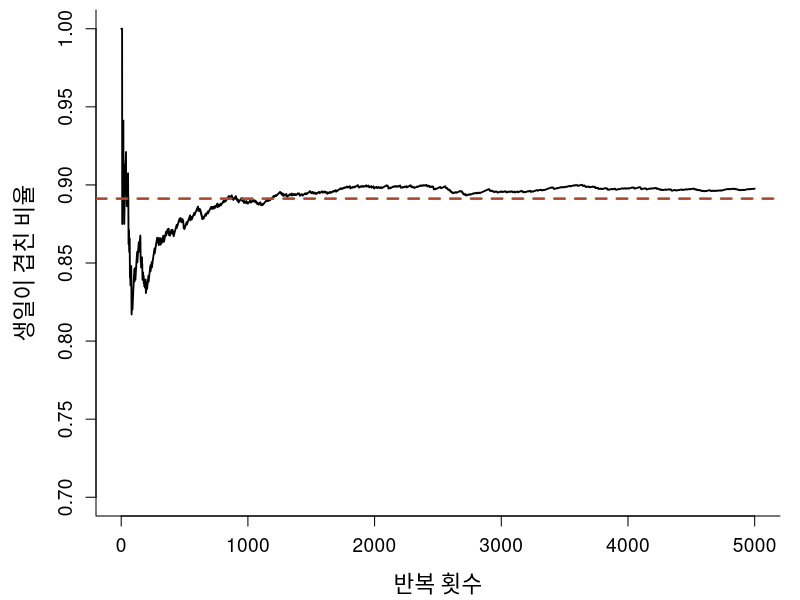

Write the R code that produced this figure. (Note: this script raises an error after producing the figure.)
## ---- chunk 1
library(knitr)

# 슬라이드는 폭이 좁다. 출력 폭을 46자로 접는다.
options(linewidth = 46, width = 46)
hook_output <- knitr::knit_hooks$get("output")
knit_hooks$set(output = function(x, options) {
  if (!is.null(n <- options$linewidth)) {
    x <- knitr:::split_lines(x)
    if (any(nchar(x) > n)) x <- strwrap(x, width = n)
    x <- paste(x, collapse = "\n")
  }
  hook_output(x, options)
})
f2 <- function(x) format(x, big.mark = ",", scientific = FALSE)
## ---- chunk 2
has_shared_birthday <- function(n) {
  birthdays <- sample(1:365, n,
                      replace = TRUE)
  any(duplicated(birthdays))  # 겹침이 있는가
}

set.seed(2026)
has_shared_birthday(40)
has_shared_birthday(40)
## ---- chunk 3
set.seed(2026)
result <- replicate(10000,
                    has_shared_birthday(40))
mean(result)
## ---- chunk 4
exact_birthday <- function(n)
  1 - prod((365 - 0:(n - 1)) / 365)
exact_birthday(40)
## ---- chunk 5
set.seed(2026)
ns <- c(10, 23, 30, 40, 50)
kable(data.frame(
  `사람 수` = ns,
  시뮬레이션 = sapply(ns, function(n) mean(replicate(10000, has_shared_birthday(n)))),
  이론값 = round(sapply(ns, exact_birthday), 4),
  check.names = FALSE), align = "r")
## ---- chunk 6
set.seed(2026)
result <- replicate(5000, has_shared_birthday(40))
running <- cumsum(result) / seq_along(result)
par(mar = c(4.2, 4.8, 0.5, 1), cex.lab = 1.35, cex.axis = 1.15)
plot(running, type = "l", ylim = c(0.7, 1), bty = "l", lwd = 1.8,
     xlab = "반복 횟수", ylab = "생일이 겹친 비율")
abline(h = exact_birthday(40), col = "#A64B32", lty = 2, lwd = 2.5)
## ---- chunk 7
set.seed(1)
Bs <- c(100, 1000, 10000, 100000)
mc <- t(sapply(Bs, function(B) {
  sec <- system.time(p <- mean(replicate(B, has_shared_birthday(40))))[["elapsed"]]
  c(p, abs(p - exact_birthday(40)), sqrt(p * (1 - p) / B), sec)
}))
kable(data.frame(B = f2(Bs),
                 추정값 = sprintf("%.4f", mc[, 1]),
                 실제오차 = sprintf("%.4f", mc[, 2]),
                 표준오차 = sprintf("%.4f", mc[, 3]),
                 `시간(초)` = sprintf("%.3f", mc[, 4]),
                 check.names = FALSE), align = "r")
## ---- chunk 8
set.seed(2026); runif(3)
set.seed(2026); runif(3)  # 같은 수열
runif(3)                  # 이어서 다음 수
## ---- chunk 9
sapply(1:5, function(s) {
  set.seed(s)
  mean(replicate(10000,
                 has_shared_birthday(40)))
})
## ---- chunk 10
set.seed(2026)
B <- 100000
die1 <- sample(1:6, B, replace = TRUE)
die2 <- sample(1:6, B, replace = TRUE)
prize <- ifelse(die1 == die2, 10000, -5000)

mean(die1 == die2)   # 이론값 1/6
mean(prize)          # 이론값 -2500
## ---- chunk 11
sample(1:6, 10)   # 6개에서 10개를 비복원으로?

set.seed(3)
sample(1:6, 6)    # 오류는 없음
## ---- chunk 12
matching_game <- function(n_cards) {
  deck <- sample(1:n_cards)
  any(deck == 1:n_cards)
}
## ---- chunk 13
set.seed(2027)
mean(replicate(10000, matching_game(13)))
## ---- chunk 14
exact_matching <- function(n) 1 - sum((-1)^(0:n) / factorial(0:n))
set.seed(2033)
ns <- c(2, 3, 5, 13, 52)
kable(data.frame(
  `카드 수` = ns,
  시뮬레이션 = sapply(ns, function(n) mean(replicate(20000, matching_game(n)))),
  이론값 = round(sapply(ns, exact_matching), 4),
  check.names = FALSE), align = "r")
## ---- chunk 15
set.seed(7)
px <- runif(2000); py <- runif(2000)
inside <- px^2 + py^2 <= 1
par(mar = c(3, 3, 0.5, 0.5), cex.axis = 1.1)
plot(px, py, pch = 16, cex = 0.55, asp = 1, bty = "n", xlab = "", ylab = "",
     col = ifelse(inside, "#1F6F7A", "grey70"))
curve(sqrt(1 - x^2), 0, 1, add = TRUE, lwd = 2.5, col = "#A64B32")
## ---- chunk 16
estimate_pi <- function(n) {
  x <- runif(n)              # 가로 좌표
  y <- runif(n)              # 세로 좌표
  4 * mean(x^2 + y^2 <= 1)   # 안에 든 비율의 4배
}
set.seed(2026)
estimate_pi(1000)
## ---- chunk 17
set.seed(2026)
ns <- 10^(2:7)
est <- sapply(ns, estimate_pi)
kable(data.frame(`점의 수` = f2(ns), 추정값 = sprintf("%.5f", est),
                 `실제 오차` = sprintf("%.5f", abs(est - pi)),
                 `이론 표준오차` = sprintf("%.5f", 4 * sqrt((pi / 4) * (1 - pi / 4) / ns)),
                 check.names = FALSE), align = "r")
## ---- chunk 18
hit_pi_loop <- function(n) {
  hits <- 0
  for (i in 1:n) {
    xy <- runif(2)
    if (xy[1]^2 + xy[2]^2 <= 1) hits <- hits + 1
  }
  4 * hits / n
}
tt <- c(system.time(hit_pi_loop(1e6))[["elapsed"]],
        system.time(estimate_pi(1e6))[["elapsed"]])
kable(data.frame(방식 = c("하나씩 (for 문)", "한꺼번에 (벡터)"), 초 = sprintf("%.3f", tt)),
      align = "lr")
## ---- chunk 19
f <- function(x) 2 + cos(x + sin(atan(x)) + 3)
xs <- seq(0.5, 3.5, length.out = 400)
par(mar = c(3.5, 3.8, 0.5, 0.5), cex.axis = 1.05, cex.lab = 1.15)
plot(xs, f(xs), type = "n", ylim = c(0, 4), bty = "l", xlab = "x", ylab = "f(x)")
idx <- xs >= 1 & xs <= 3
polygon(c(1, xs[idx], 3), c(0, f(xs[idx]), 0), col = "#E8D8CE", border = NA)
lines(xs, f(xs), lwd = 2.5, col = "#A64B32")
rect(1, 0, 3, 4, lty = 2)
## ---- chunk 20
f <- function(x) 2 + cos(x + sin(atan(x)) + 3)
mc_mean <- function(n, a = 1, b = 3)
  (b - a) * mean(f(runif(n, a, b)))

set.seed(2026)
mc_mean(10000)
integrate(f, 1, 3)    # 수치적분으로 대조
## ---- chunk 21
mc_hit <- function(n, a = 1, b = 3, height = 4) {
  x <- runif(n, a, b)
  y <- runif(n, 0, height)
  height * (b - a) * mean(y <= f(x))
}
set.seed(2026)
hit <- replicate(1000, mc_hit(1000))
avg <- replicate(1000, mc_mean(1000))
## ---- chunk 22
par(mar = c(4.2, 7.2, 0.5, 1), cex.axis = 1.15, cex.lab = 1.2)
boxplot(list(적중법 = hit, 표본평균 = avg), horizontal = TRUE, las = 1,
        col = c("grey85", "#CFE3E5"), xlab = "넓이의 추정값 (점 1,000개로 1,000번)")
abline(v = integrate(f, 1, 3)$value, col = "#A64B32", lty = 2, lwd = 2)
## ---- chunk 23
kable(data.frame(방법 = c("적중법", "표본평균"),
                 평균 = sprintf("%.4f", c(mean(hit), mean(avg))),
                 표준편차 = sprintf("%.4f", c(sd(hit), sd(avg)))), align = "lrr")
## ---- chunk 24
buffon_pi <- function(n, l = 1, d = 2) {
  a <- runif(n, 0, d / 2)   # 중심에서 선까지
  theta <- runif(n, 0, pi)  # 바늘의 각
  p_hat <- mean(a <= (l / 2) * sin(theta))
  2 * l / (d * p_hat)
}
set.seed(2026)
buffon_pi(1e6)
## ---- chunk 25
knitr::include_graphics("figures/scheme-stat.jpg")
## ---- chunk 26
set.seed(2026)
xbar5 <- replicate(10000,
                   mean(rexp(5, rate = 1)))
c(평균 = mean(xbar5),
  표준편차 = sd(xbar5),
  이론값 = 1 / sqrt(5))
## ---- chunk 27
set.seed(2026)
op <- par(mfrow = c(1, 3), mar = c(4.2, 4.4, 2.6, 1), cex.main = 1.6, cex.lab = 1.3,
          cex.axis = 1.15)
for (n in c(1, 5, 30)) {
  xbar <- replicate(10000, mean(rexp(n, rate = 1)))
  hist(xbar, breaks = 50, freq = FALSE, col = "grey85", border = "white",
       main = paste0("n = ", n), xlab = "표본평균", ylab = "밀도")
  curve(dnorm(x, mean = 1, sd = 1 / sqrt(n)), add = TRUE, lwd = 2.5, col = "#A64B32")
}
par(op)
## ---- chunk 28
set.seed(2026)
m_exp <- replicate(10000, mean(rexp(30)))
m_ln <- replicate(10000, mean(rlnorm(30, meanlog = 0, sdlog = 1.5)))
ln_mean <- exp(1.5^2 / 2)
ln_sd <- sqrt((exp(1.5^2) - 1) * exp(1.5^2))
op <- par(mfrow = c(1, 2), mar = c(4, 4.4, 2.4, 1), cex.main = 1.4, cex.lab = 1.2,
          cex.axis = 1.05)
hist(m_exp, breaks = 50, freq = FALSE, col = "grey85", border = "white",
     main = "지수분포, n = 30", xlab = "표본평균", ylab = "밀도")
curve(dnorm(x, 1, 1 / sqrt(30)), add = TRUE, lwd = 2.5, col = "#A64B32")
hist(m_ln[m_ln < quantile(m_ln, 0.995)], breaks = 60, freq = FALSE, col = "grey85",
     border = "white", main = "로그정규분포, n = 30", xlab = "표본평균", ylab = "밀도")
curve(dnorm(x, ln_mean, ln_sd / sqrt(30)), add = TRUE, lwd = 2.5, col = "#A64B32")
par(op)
## ---- chunk 29
skewness <- function(x) mean(((x - mean(x)) / sd(x))^3)
set.seed(2026)
n_sizes <- c(5, 30, 100)
sk_exp <- sapply(n_sizes, function(n) skewness(replicate(10000, mean(rexp(n)))))
sk_ln <- sapply(n_sizes, function(n) {
  skewness(replicate(10000, mean(rlnorm(n, meanlog = 0, sdlog = 1.5))))
})
kable(data.frame(n = n_sizes, 지수분포 = sprintf("%.2f", sk_exp),
                 로그정규분포 = sprintf("%.2f", sk_ln)), align = "r")
## ---- chunk 30
mu <- 50; sigma <- 10; n <- 20   # 참값
ci_mean <- function(x, level = 0.95) {
  half <- qt(1 - (1 - level) / 2,
             df = length(x) - 1) *
          sd(x) / sqrt(length(x))
  c(lower = mean(x) - half,
    upper = mean(x) + half)
}
set.seed(2026)
x <- rnorm(n, mean = mu, sd = sigma)
ci_mean(x)
t.test(x)$conf.int[1:2]   # 내장 함수와 대조
## ---- chunk 31
set.seed(2026)
cis <- t(replicate(100, ci_mean(rnorm(n, mean = mu, sd = sigma))))
miss <- cis[, "lower"] > mu | cis[, "upper"] < mu
par(mar = c(4, 4.6, 0.5, 1), cex.lab = 1.3, cex.axis = 1.15)
plot(NULL, xlim = c(1, 100), ylim = range(cis), bty = "l", xlab = "반복", ylab = "95% 신뢰구간")
segments(1:100, cis[, "lower"], 1:100, cis[, "upper"], lwd = 2.4,
         col = ifelse(miss, "#A64B32", "grey60"))
abline(h = mu, lty = 2, lwd = 1.5)
## ---- chunk 32
set.seed(2026)
covered <- replicate(10000, {
  ci <- ci_mean(rnorm(n, mu, sigma))
  ci["lower"] <= mu && mu <= ci["upper"]
})
mean(covered)
## ---- chunk 33
set.seed(2026)
p_null <- replicate(10000, {
  a <- rnorm(30, mean = 100, sd = 20)
  b <- rnorm(30, mean = 100, sd = 20)
  t.test(a, b)$p.value
})
## ---- chunk 34
par(mar = c(4.2, 4.6, 0.5, 1), cex.lab = 1.3, cex.axis = 1.15)
hist(p_null, breaks = 20, col = "grey85", border = "white", main = "",
     xlab = "p-값", ylab = "빈도")
abline(v = 0.05, col = "#A64B32", lwd = 2.5)
## ---- chunk 35
sim_power <- function(n, d, B = 2000) {
  mean(replicate(B, t.test(rnorm(n, 0, 1), rnorm(n, d, 1))$p.value < 0.05))
}
set.seed(2026)
grid <- expand.grid(n = c(30, 100), d = c(0.2, 0.5, 0.8))
grid$sim <- mapply(sim_power, grid$n, grid$d)
grid$calc <- mapply(function(n, d) power.t.test(n = n, delta = d, sd = 1)$power,
                    grid$n, grid$d)
kable(data.frame(`효과크기 d` = grid$d, `집단당 n` = grid$n,
                 시뮬레이션 = sprintf("%.3f", grid$sim),
                 `power.t.test()` = sprintf("%.3f", grid$calc), check.names = FALSE),
      align = "r")
## ---- chunk 36
ns_curve <- seq(10, 200, by = 2)
cols <- c("grey50", "#1F6F7A", "#A64B32")
par(mar = c(3.8, 4.4, 0.3, 0.5), cex.lab = 1.1, cex.axis = 1)
plot(NULL, xlim = c(10, 200), ylim = c(0, 1), bty = "l", xlab = "집단당 n", ylab = "검정력")
for (k in 1:3) {
  d <- c(0.2, 0.5, 0.8)[k]
  lines(ns_curve, sapply(ns_curve, function(m) power.t.test(n = m, delta = d, sd = 1)$power),
        lwd = 2.5, col = cols[k])
  points(grid$n[grid$d == d], grid$sim[grid$d == d], pch = 19, cex = 1.4, col = cols[k])
}
legend("bottomright", legend = paste("d =", c(0.2, 0.5, 0.8)), col = cols, lwd = 2.5,
       bty = "n", cex = 1)
## ---- chunk 37
type1_rate <- function(n1, n2, sd1, sd2, var_equal, B = 5000) {
  mean(replicate(B, {
    a <- rnorm(n1, mean = 0, sd = sd1)
    b <- rnorm(n2, mean = 0, sd = sd2)
    t.test(a, b, var.equal = var_equal)$p.value < 0.05
  }))
}
set.seed(2026)
cases <- data.frame(n1 = c(10, 10, 25), n2 = c(40, 40, 25), sd1 = c(3, 1, 3), sd2 = c(1, 3, 1))
cases$Student <- mapply(type1_rate, cases$n1, cases$n2, cases$sd1, cases$sd2, TRUE)
cases$Welch <- mapply(type1_rate, cases$n1, cases$n2, cases$sd1, cases$sd2, FALSE)
## ---- chunk 38
set.seed(2026)
true_mean <- exp(1.5^2 / 2)
covered_skew <- replicate(10000, {
  ci <- ci_mean(rlnorm(20, meanlog = 0, sdlog = 1.5))
  ci["lower"] <= true_mean && true_mean <= ci["upper"]
})
## ---- chunk 39
kable(data.frame(`표본 크기` = paste(cases$n1, cases$n2, sep = ", "),
                 표준편차 = paste(cases$sd1, cases$sd2, sep = ", "),
                 Student = sprintf("%.3f", cases$Student),
                 Welch = sprintf("%.3f", cases$Welch), check.names = FALSE),
      align = "ccrr")
## ---- chunk 40
set.seed(1)
ci_ln <- t(replicate(60, ci_mean(rlnorm(20, meanlog = 0, sdlog = 1.5))))
miss_ln <- ci_ln[, "lower"] > true_mean | ci_ln[, "upper"] < true_mean
par(mar = c(3.8, 4.8, 0.3, 1), cex.lab = 1.15, cex.axis = 1.05)
plot(NULL, xlim = c(1, 60), ylim = c(0, 3 * true_mean), bty = "l",
     xlab = "로그정규 자료(n = 20)로 만든 95% 신뢰구간 60개 (0 아래와 참값의 3배 위는 잘림)",
     ylab = "구간")
segments(1:60, ci_ln[, "lower"], 1:60, ci_ln[, "upper"], lwd = 3,
         col = ifelse(miss_ln, "#A64B32", "grey60"))
abline(h = true_mean, lty = 2, lwd = 1.5)
## ---- chunk 41
my_var <- function(x) mean((x - mean(x))^2)

my_var(c(2, 4, 6))
var(c(2, 4, 6))
## ---- chunk 42
set.seed(2026)
est <- replicate(10000, {
  x <- rnorm(5, mean = 0, sd = 2)
  c(my_var = my_var(x),
    var = var(x), sd = sd(x))
})
rowMeans(est)
## ---- chunk 43
run_my <- cumsum(est["my_var", ]) / seq_len(ncol(est))
run_var <- cumsum(est["var", ]) / seq_len(ncol(est))
par(mar = c(3.8, 4.4, 0.3, 0.5), cex.lab = 1.1, cex.axis = 1)
plot(run_var, type = "l", lwd = 2, col = "#1F6F7A", ylim = c(2.5, 5), bty = "l",
     xlab = "반복 횟수", ylab = "누적 평균")
lines(run_my, lwd = 2, col = "#A64B32")
abline(h = 4, lty = 2)
legend("topright", c("var()", "my_var()"), col = c("#1F6F7A", "#A64B32"), lwd = 2,
       bty = "n", cex = 1)
## ---- chunk 44
one_test <- function() {
  set.seed(1)          # 매번 같은 씨앗
  t.test(rnorm(30), rnorm(30))$p.value
}
p <- replicate(1000, one_test())
length(unique(p))      # 서로 다른 p-값
mean(p < 0.05)
## ---- chunk 45
set.seed(2026)
var(rnorm(10000, 0, sd = 4))   # 분산 4 를 의도
## ---- chunk 46
set.seed(4)
sample(c(7, 9))    # 7 과 9 를 섞음
sample(c(7))       # 1:7 을 섞음
## ---- chunk 47
#| code-overflow: wrap
# 생성: Claude Sonnet 5, 2026-09-12. 수정 없이 그대로 수록.
sim_type1_error <- function(n1, n2, sd1, sd2, nsim = 10000, alpha = 0.05, seed = NULL) {
  if (!is.null(seed)) set.seed(seed)

  reject_count <- 0

  for (i in seq_len(nsim)) {
    x <- rnorm(n1, mean = 0, sd = sd1)
    y <- rnorm(n2, mean = 0, sd = sd2)   # 귀무가설(H0: mu1 = mu2)이 참이 되도록 두 집단의 평균을 0으로 같게 둔다

    p_value <- t.test(x, y)$p.value
    if (p_value < alpha) reject_count <- reject_count + 1
  }

  reject_count / nsim
}
## ---- chunk 48
#| output-location: fragment
# 1. 답을 아는 경우: 같은 두 집단이면 0.05
sim_type1_error(20, 20, 1, 1, nsim = 10000, seed = 1)
# 2. 재현성: 같은 seed 는 같은 값
c(sim_type1_error(20, 20, 1, 1, 2000, seed = 7),
  sim_type1_error(20, 20, 1, 1, 2000, seed = 7))
# 3. 독립 구현(5.4의 type1_rate, Welch)과 대조
set.seed(2026)
c(AI = sim_type1_error(10, 40, 3, 1, nsim = 5000),
  이_장 = type1_rate(10, 40, 3, 1, FALSE))
## ---- chunk 49
set.seed(2026)
c(AI_Welch = sim_type1_error(10, 40, 3, 1,
                             nsim = 5000),
  등분산 = type1_rate(10, 40, 3, 1, TRUE))
